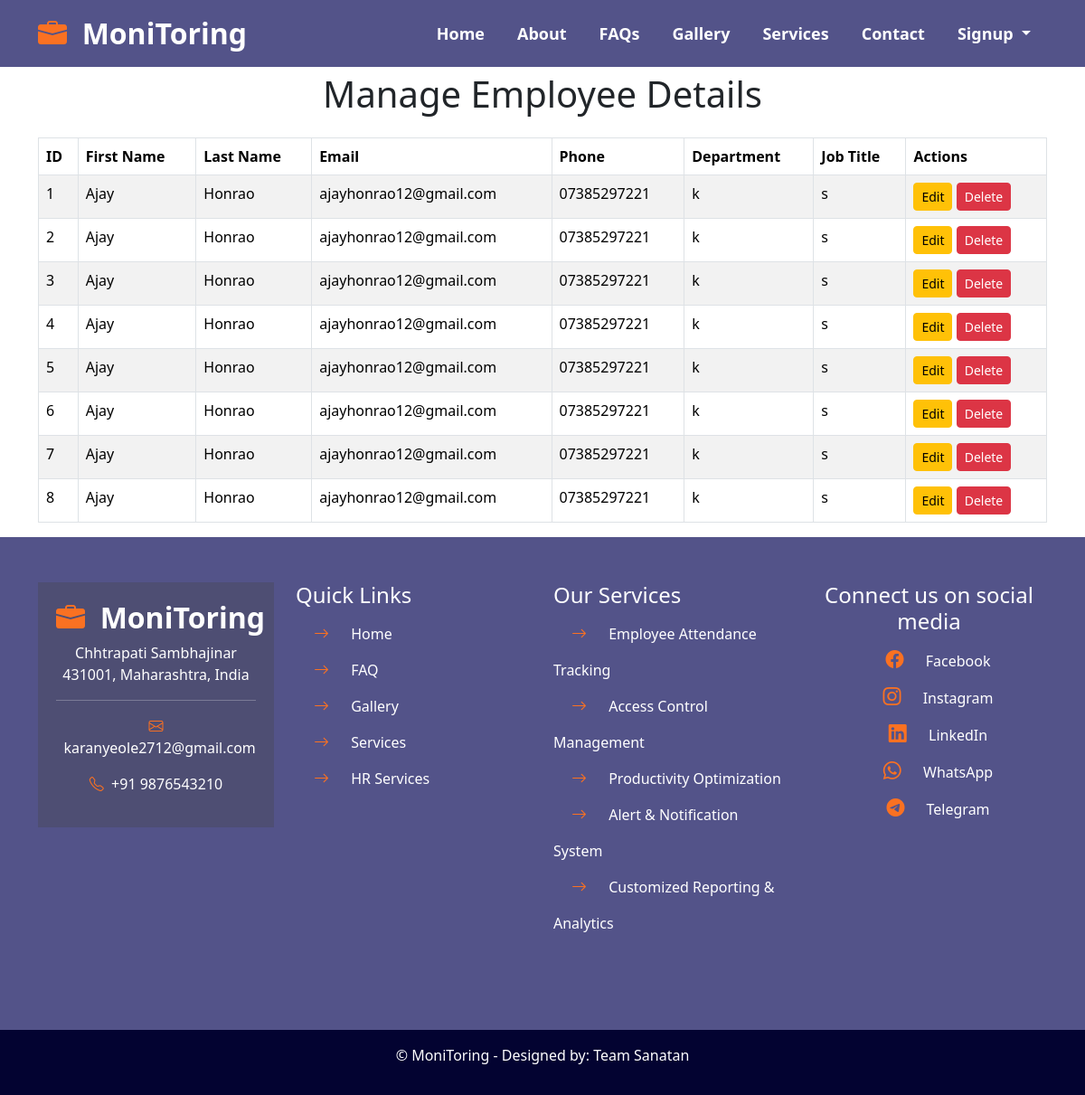
The app's page /manage_employees, older data.
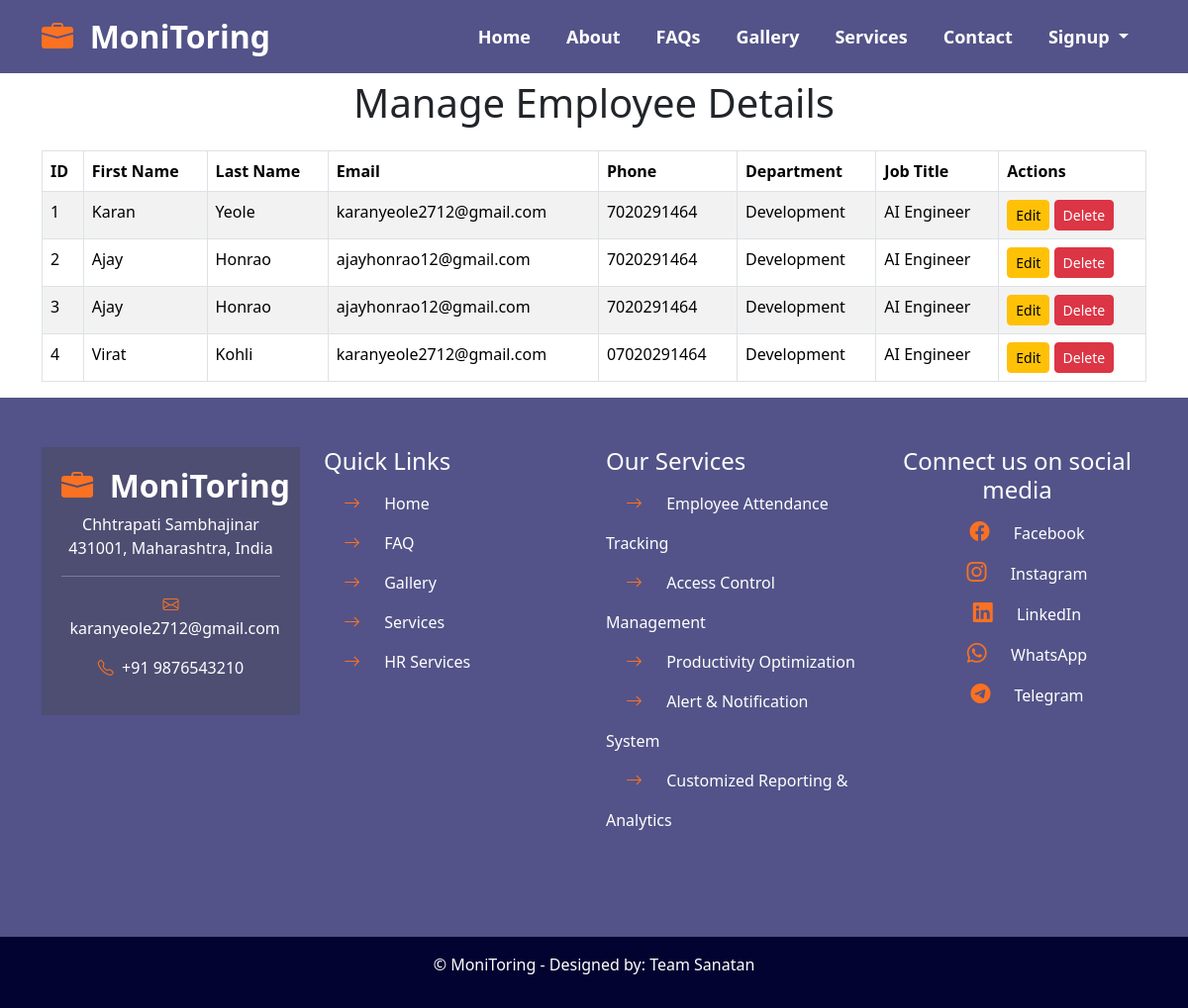
The same page, newer data.
### tables this page shows
CREATE TABLE employees (
            id INTEGER PRIMARY KEY AUTOINCREMENT,
            first_name TEXT,
            last_name TEXT,
            dob TEXT,
            gender TEXT,
            email TEXT,
            phone TEXT,
            address TEXT,
            job_title TEXT,
            department TEXT,
            salary REAL,
            emergency_contact_name TEXT,
            emergency_contact_phone TEXT
        );

### app.py (the view)
@app.route('/manage_employees', methods=['GET'])
def manage_employees():
    conn = sqlite3.connect('employees.db')
    cursor = conn.cursor()
    cursor.execute("SELECT * FROM employees")
    employees = cursor.fetchall()
    conn.close()
    return render_template("manage_employees.html", employees=employees)

### templates/manage_employees.html (shortened to what this page needs)
{% include 'top.html' %}
<div class="container" style="padding-top: 80px;">
    {% if not employee %}
        <h1 class="text-center mb-4">Manage Employee Details</h1>
        {% if not employees %}
        <div class="alert alert-warning text-center">
            No employees available. Please add employees to manage.
        </div>
        {% else %}
        <table class="table table-bordered table-striped">
            <thead>
                <tr>
                    <th>ID</th>
                    <th>First Name</th>
                    <th>Last Name</th>
                    <th>Email</th>
                    <th>Phone</th>
                    <th>Department</th>
                    <th>Job Title</th>
                    <th>Actions</th>
                </tr>
            </thead>
            <tbody>
                {% for employee in employees %}
                <tr>
                    <td>{{ employee[0] }}</td>
                    <td>{{ employee[1] }}</td>
                    <td>{{ employee[2] }}</td>
                    <td>{{ employee[5] }}</td>
                    <td>{{ employee[6] }}</td>
                    <td>{{ employee[9] }}</td>
                    <td>{{ employee[8] }}</td>
                    <td>
                        <a href="{{ url_for('edit_employee', employee_id=employee[0]) }}" class="btn btn-sm btn-warning">Edit</a>
                        <form action="{{ url_for('delete_employee', employee_id=employee[0]) }}" method="POST" style="display:inline;">
                            <button type="submit" class="btn btn-sm btn-danger">Delete</button>
                        </form>
                    </td>
                </tr>
                {% endfor %}
            </tbody>
        </table>
        {% endif %}
    {% endif %}
</div>
{% include 'bottom.html' %}

### templates/top.html (shortened to what this page needs)
<!DOCTYPE html>
<html lang="en">
<head>
    <link href="https://cdn.jsdelivr.net/npm/bootstrap@5.3.3/dist/css/bootstrap.min.css" rel="stylesheet">
    <link rel="stylesheet" href="https://cdn.jsdelivr.net/npm/bootstrap-icons@1.11.3/font/bootstrap-icons.min.css">
    <link rel="stylesheet" href="{{ url_for('static', filename='css/style.css') }}">
</head>
<body>
<nav class="navbar navbar-expand-lg navbar-dark fixed-top">
  <div class="container">
      <a class="navbar-brand" href="#"><i class="bi bi-briefcase-fill"></i>&nbsp;&nbsp;MoniToring</a>
      <div class="collapse navbar-collapse" id="navbarNav">
          <ul class="navbar-nav ms-auto">
              <li class="nav-item active">
                  <a class="nav-link active" aria-current="page" href="{{ url_for('index') }}">Home</a>
              </li>
              <li class="nav-item">
                  <a class="nav-link" href="{{ url_for('index') }}#about">About</a>
              </li>
              <li class="nav-item">
                  <a class="nav-link" href="{{ url_for('faq') }}">FAQs</a>
              </li>
              <li class="nav-item">
                  <a class="nav-link" href="{{ url_for('gallery') }}">Gallery</a>
              </li>
              <li class="nav-item">
                  <a class="nav-link" href="{{ url_for('services') }}" id="services-link">Services</a>
              </li>
              <li class="nav-item">
                  <a class="nav-link" href="{{ url_for('index') }}#contact">Contact</a>
              </li>
              <li class="nav-item dropdown">
                  <a class="nav-link dropdown-toggle" href="#" id="signupDropdown" role="button" data-bs-toggle="dropdown" aria-expanded="false">
                      Signup
                  </a>
              </li>
          </ul>
      </div>
  </div>
</nav>

### templates/bottom.html (shortened to what this page needs)
<section id="footer" class="footer">
  <div class="container">
    <div class="row">
      <div class="col-md-3">
        <div class="contactdetails text-center mb-5">
          <h4><a class="navbar-brand" href="#"><i class="bi bi-briefcase-fill"></i>&nbsp;&nbsp;MoniToring</a></h4>
          <p>Chhtrapati Sambhajinar 431001, Maharashtra, India </p>
          <hr>
          <p><a href="mailto:karanyeole2712@gmail.com" style="color: inherit;"><i class="bi bi-envelope"></i>&nbsp;&nbsp;karanyeole2712@gmail.com</a></p>
          <p><i class="bi bi-telephone"></i>&nbsp;&nbsp;+91 9876543210</p>
        </div>
      </div>
      <div class="col-md-3 col-6">
        <div class="quicklinks mb-5">
          <h4>Quick Links</h4>
          <ul>
            <li><a href="{{ url_for('index') }}"><i class="bi bi-arrow-right"></i> Home</a></li>
            <li><a href="{{ url_for('faq') }}"><i class="bi bi-arrow-right"></i> FAQ</a></li>
            <li><a href="{{ url_for('gallery') }}"><i class="bi bi-arrow-right"></i> Gallery</a></li>
            <li><a href="{{ url_for('services') }}"><i class="bi bi-arrow-right"></i> Services</a></li>
            <li><a href="{{ url_for('hr_services') }}"><i class="bi bi-arrow-right"></i> HR Services</a></li>
          </ul>
        </div>
      </div>
      <div class="col-md-3">
        <div class="footerservices mb-5">
          <h4>Our Services</h4>
          <ul>
            <li><i class="bi bi-arrow-right"></i> Employee Attendance Tracking</li>
            <li><i class="bi bi-arrow-right"></i> Access Control Management</li>
            <li><i class="bi bi-arrow-right"></i> Productivity Optimization</li>
            <li><i class="bi bi-arrow-right"></i> Alert & Notification System</li>
            <li><i class="bi bi-arrow-right"></i> Customized Reporting & Analytics</li>
          </ul>
        </div>
      </div>
      <div class="col-md-3 col-6 text-center">
        <div class="footersocial mb-5">
          <h4>Connect us on social media</h4>
          <ul>
            <li><a href="https://facebook.com/yourprofile" target="_blank" style="color: inherit;"><i class="bi bi-facebook"></i> Facebook</a></li>
            <li><a href="https://www.instagram.com/im_karan1818/?hl=en" target="_blank" style="color: inherit;"><i class="bi bi-instagram"></i> Instagram</a></li>
            <li><a href="https://www.linkedin.com/in/karan-yeole-5467b822a/" target="_blank" style="color: inherit;"><i class="bi bi-linkedin"></i> LinkedIn</a></li>
            <li><a href="https://wa.me/7020291464" target="_blank" style="color: inherit;"><i class="bi bi-whatsapp"></i> WhatsApp</a></li>
            <li><a href="https://telegram.me/workmonitor" target="_blank" style="color: inherit;"><i class="bi bi-telegram"></i> Telegram</a></li>
          </ul>
        </div>
      </div>
    </div>
  </div>
</section>
<div class="container-fluid">
<div class="row p-3 text-center copyright">
  <p class="text-white">&copy; MoniToring - Designed by: Team Sanatan</p>
</div>
</div>
</body>
</html>

### static/css/style.css (style rules this page uses)
.navbar { background-color: rgb(83, 83, 137); }
.nav-item { padding: 0px 10px; }
.navbar-brand { font-size: 32px; font-weight: 700; }
.navbar-brand i { color: #fa7122; font-size: 32px; font-weight: 700 !important; }
.nav-link { font-size: 18px; font-weight: 600; color: #fff; transition: color 0.3s; }
section { padding: 50px 0px; }
.about p, li { line-height: 30px; }
.footer { background-color: #535389; color: #fff; }
.contactdetails { background-color: #4e4e73; padding: 20px; text-align: center; }
.contactdetails i { color: #fa7122; }
.quicklinks ul { list-style-type: none; padding: 0px; }
.quicklinks li { font-size: 16px; line-height: 40px; }
.quicklinks i { color: #fa7122; padding: 20px; font-size: 17px; }
.footerservices ul { list-style-type: none; padding: 0px; }
.footerservices li { line-height: 40px; }
.footerservices i { color: #fa7122; padding: 20px; font-size: 17px; }
.footersocial ul { list-style-type: none; padding: 0px; }
.footersocial li { line-height: 40px; }
.footersocial i { color: #fa7122; font-size: 20px; padding: 20px; }
.copyright { background-color:#030331 ; }

### templates/bottom.html (style rules this page uses)
#footer a { color: white; text-decoration: none; }

Row changes from the older to the newer data that the page shows:
removed employees: id "5", first_name "Ajay", last_name "Honrao", email "ajayhonrao12@gmail.com", phone "07385297221", department "k", job_title "s"
removed employees: id "6", first_name "Ajay", last_name "Honrao", email "ajayhonrao12@gmail.com", phone "07385297221", department "k", job_title "s"
removed employees: id "7", first_name "Ajay", last_name "Honrao", email "ajayhonrao12@gmail.com", phone "07385297221", department "k", job_title "s"
removed employees: id "8", first_name "Ajay", last_name "Honrao", email "ajayhonrao12@gmail.com", phone "07385297221", department "k", job_title "s"
changed employees id 1: first_name "Ajay" → "Karan"; last_name "Honrao" → "Yeole"; email "ajayhonrao12@gmail.com" → "karanyeole2712@gmail.com"; phone "07385297221" → "7020291464"; department "k" → "Development"; job_title "s" → "AI Engineer"
changed employees id 2: phone "07385297221" → "7020291464"; department "k" → "Development"; job_title "s" → "AI Engineer"
changed employees id 3: phone "07385297221" → "7020291464"; department "k" → "Development"; job_title "s" → "AI Engineer"
changed employees id 4: first_name "Ajay" → "Virat"; last_name "Honrao" → "Kohli"; email "ajayhonrao12@gmail.com" → "karanyeole2712@gmail.com"; phone "07385297221" → "07020291464"; department "k" → "Development"; job_title "s" → "AI Engineer"
